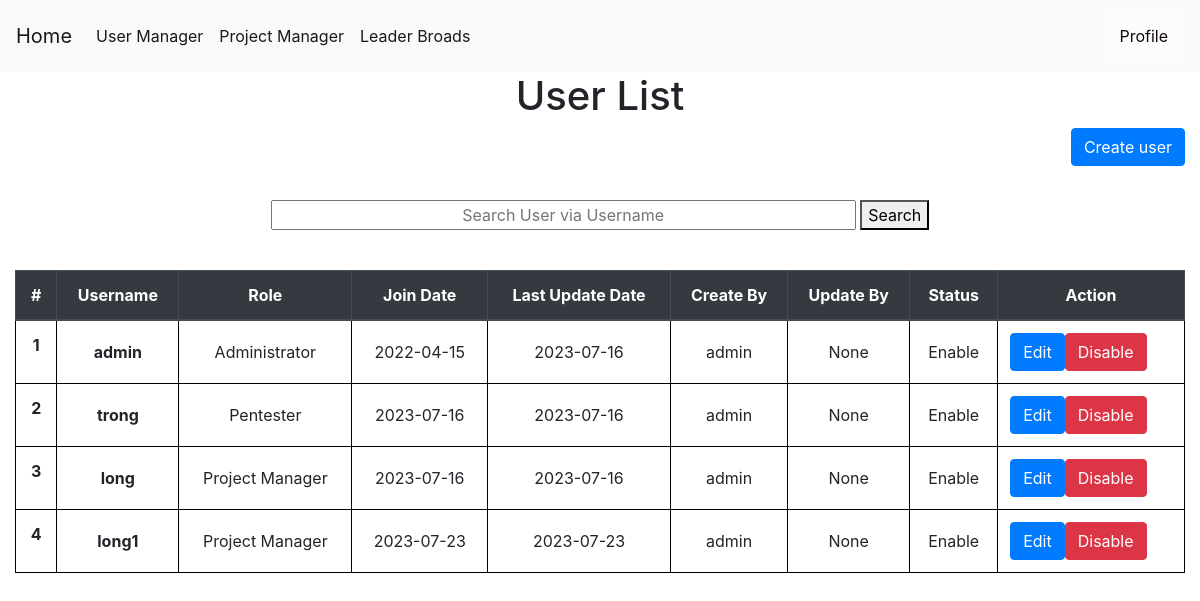
Page /enableaccount (signed in) on the committed database.
### tables this page shows
CREATE TABLE users (
    userid INTEGER PRIMARY KEY AUTOINCREMENT,
    username TEXT NOT NULL,
    password TEXT NOT NULL,
    join_date date NOT NULL,
    update_date date,
    create_by TEXT NOT NULL,
    update_by TEXT,
    isactive INTEGER NOT NULL,
    role TEXT NOT NULL
);

### app.py (the view, shortened to what this page needs)
@app.route("/enableaccount", methods=('GET', 'POST'))
def enableaccount():
    if session["userid"] == None:
        return redirect(url_for('login'))
    currentuser = get_current_user()
    if currentuser["role"] != 'Administrator':
        return render_template('403.html',)
    msg = ''
    conn = get_db_connection()
    users = conn.execute('SELECT * FROM users').fetchall()
    conn.commit()
    conn.close()
    return render_template('show_user.html', currentuser=currentuser,users=users,msg=msg)

### app.py (called while the page is built)
def get_db_connection():
    conn = sqlite3.connect('database.db')
    conn.row_factory = sqlite3.Row
    return conn

def get_current_user():
    userid = session["userid"]
    conn = get_db_connection()
    user = conn.execute('SELECT * FROM users WHERE userid = ?',(userid,)).fetchone()
    conn.commit()
    conn.close()
    return user

### templates/show_user.html (shortened to what this page needs)
{% extends 'base.html' %}
{% block content %}
    <center><h1>{% block title %}  User List  {% endblock %}</h1></center>
    <link rel= "stylesheet" type= "text/css" href= "{{ url_for('static',filename='css/showuser.css') }}">
    <a href="{{ url_for('add_user')}}" class="btn btn-primary" style="float: right;" role="button" aria-pressed="true">Create user</a>
  <center>
  <form action="{{ url_for('search_user') }}" method ="GET">
    <input style="text-align: center;width:50%;" name="username" type="username" placeholder="Search User via Username" />
    <button>Search</button>
  </form>
</center></br>
    <table class="table">
        <thead class="thead-dark" text-align="center" style="text-align: center;width:100%;">
          <tr>
            <th style="text-align: center"scope="col">#</th>
            <th style="text-align: center"scope="col">Username</th>
            <th style="text-align: center"scope="col">Role</th>
            <th style="text-align: center"scope="col">Join Date</th>
            <th style="text-align: center"scope="col">Last Update Date</th>
            <th style="text-align: center"scope="col">Create By</th>
            <th style="text-align: center"scope="col">Update By</th>
            <th style="text-align: center"scope="col">Status</th>
            <th style="text-align: center"scope="col">Action</th>
          </tr>
        </thead>
        <tbody>
        {% for user in users %}
          <tr>
            <th style="text-align: center"class="counterCell"></th>
            <th style="text-align: center"class="align-middle"  scope="row">{{ user.username }}</th>
            <td style="text-align: center"class="align-middle" >{{ user.role }}</td>
            <td style="text-align: center"class="align-middle" >{{ user.join_date }}</td>
            <td style="text-align: center"class="align-middle" >{{ user.update_date }}</td>
            <td style="text-align: center"class="align-middle" >{{ user.create_by }}</td>
            <td style="text-align: center"class="align-middle" >{{ user.update_by }}</td>
            {% if user.isactive == 1 %}
            <td style="text-align: center"class="align-middle">Enable</td>
            {%else%}
            <td style="text-align: center"class="align-middle">Disable</td>
            {% endif %}
            <td style="text-align: center"class="align-middle">
              <span style="float:left;">
              <a href="{{ url_for('edituser',id= user.userid) }} "class="btn btn-primary">Edit</a>
              </span>
              {% if user.isactive == 1 %}
              <span style="float:left;">
              <form action="{{ url_for('showuser') }}" method=post >
                  <button id="disable" type=submit class="btn btn-danger" >Disable</button>
              </form>
            </span>
            {% endif %}
            </td>
          </tr>
        {% endfor %}
        </tbody>
      </table>
{% endblock %}

### static/css/style.css (style rules this page uses)
table, th, td { border: 1px solid black; }
body { min-height: 100vh; height: 100%; margin: 0; z-index: 10; display: grid; grid-template-rows: auto 1fr auto; }
body { display: flex; flex-direction: column; }

### static/css/showuser.css (style rules this page uses)
table { counter-reset: tableCount; }
.counterCell:before { content: counter(tableCount); counter-increment: tableCount; }

### rows in the picture
users: username "admin", role "Administrator", join_date "2022-04-15", update_date "2023-07-16", create_by "admin", update_by "None", isactive "Enable"
users: username "trong", role "Pentester", join_date "2023-07-16", update_date "2023-07-16", create_by "admin", update_by "None", isactive "Enable"
users: username "long", role "Project Manager", join_date "2023-07-16", update_date "2023-07-16", create_by "admin", update_by "None", isactive "Enable"
users: username "long1", role "Project Manager", join_date "2023-07-23", update_date "2023-07-23", create_by "admin", update_by "None", isactive "Enable"
